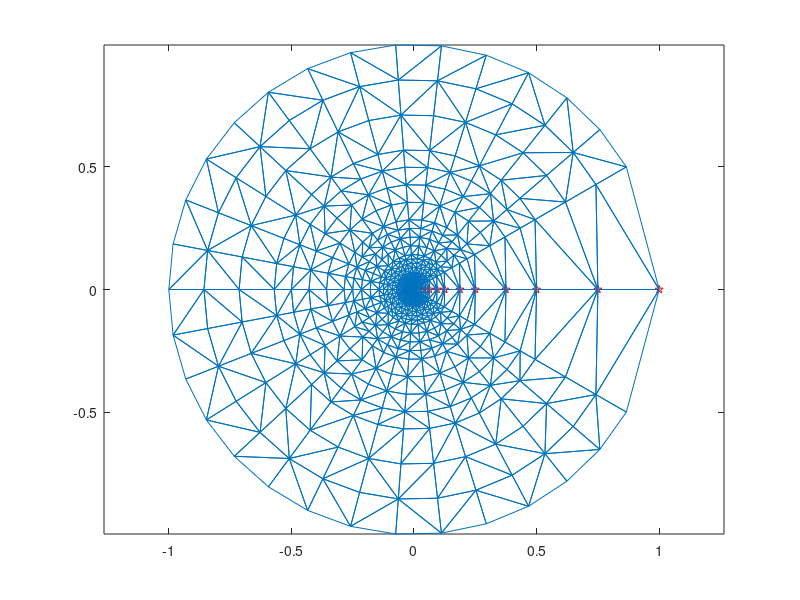

This figure's MATLAB source: (Note: this script raises an error after producing the figure.)
%Script for EFR 13.4a
count=1;
for n=1:7
s=sqrt(pi/40)/2^n;    
len = 5*pi/2/2^n; %avg. arclength of node circular arc in Omega_n
nnodes= ceil(len/s); %number of nodes to put on each circular arc
ncirc = ceil(1/2^n/s); %number of circlular arcs w/ to put nodes on Omega_n
rads = linspace(2/2^n, 1/2^n+s/2, ncirc);%radii of circular arcs with nodes
angles = linspace(pi/6, 11*pi/6, nnodes); %angles for node deployment
%delploy nodes
for r=rads
    for theta = angles
        x(count)=r*cos(theta);, y(count)=r*sin(theta);, count=count+1;
    end
end
end
%the final portion takes a slightly different approach since we want to 
%deploy nodes throughout the whole disk (not just the annulus).  We will
%thus want the circles of deployment to have radii all the way down to s
%(gap size), but on the smaller circles we should deploy less nodes
n=8;, s=sqrt(pi/40)/2^n;
len = 5*pi/2/2^n; %avg. arclength of node circular arc in Omega_n-outer circles
nnodes= ceil(len/s); %number of nodes to put on each outer circular arc
rads = linspace(2/2^n, 0, ceil(2/2^n/s));%radii of circular arcs with nodes
%angles = linspace(pi/6, 11*pi/6, nnodes); %angles for node deployment
%delploy nodes
for r=rads
    for theta = linspace(pi/6, 11*pi/6, ceil(len/s*r/(2/2^n)))
        x(count)=r*cos(theta);, y(count)=r*sin(theta);, count=count+1;
    end
end


% Put in extra ghost nodes to detect bad elements
% There are several ways to do this, we will deploy them in a 
% sufficient pattern on the positive x-axis.
nnodes=count-1; %number of nodes (=932)
for k=0:7
x(count)=1/2^k;, y(count)=0;, count=count+1;
x(count)=.75/2^k;, y(count)=0;, count=count+1;
end
for k=rads
    if k>0
     x(count)=k;, y(count)=0;, count=count+1;
 end
end   
tri = delaunay(x,y);
plot(x(nnodes+1:count-1), y(nnodes+1:count-1), 'rp')
hold on, trimesh(tri,x,y), axis('equal')
%>> size(tri)
%ans =
%       1876           3
badelcount=1;
for ell=1:1876
    if max(ismember(nnodes+1:count-1, tri(ell,:)))
        badel(badelcount)=ell;
        badelcount=badelcount+1;
    end
end
clf
tri=tri(setdiff(1:1876,badel),:);
x=x(1:nnodes);, y=y(1:nnodes);
trimesh(tri,x(1:nnodes),y(1:nnodes)), axis('equal')
